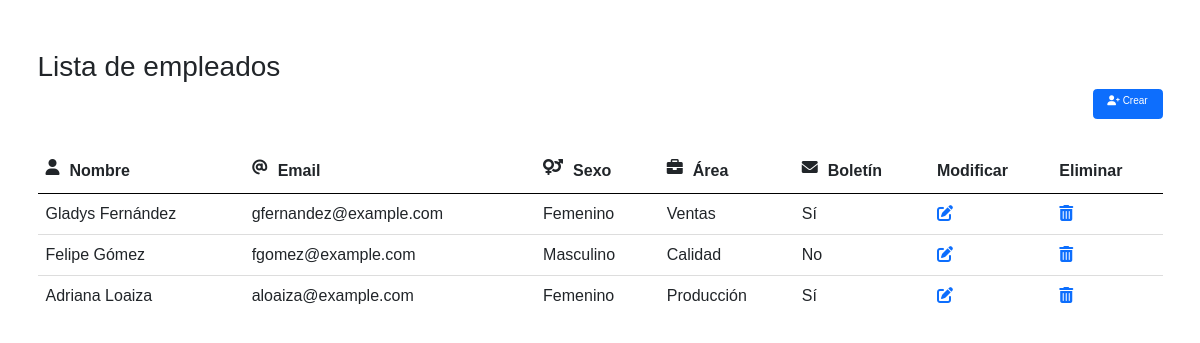
Page /tabla.php on the committed database.
### tables this page shows
CREATE TABLE `empleados` (
  `id` INT AUTO_INCREMENT NOT NULL,
  `nombre` VARCHAR(255) NOT NULL,
  `email` VARCHAR(255) NOT NULL,
  `sexo` CHAR(1) NOT NULL,
  `area_id` INT NOT NULL,
  `boletin` INT NOT NULL,
  `descripcion` TEXT NOT NULL,
  PRIMARY KEY (`id`),
  INDEX `fg_key_area_idx` (`area_id` ASC) VISIBLE,
  CONSTRAINT `fg_key_area`
    FOREIGN KEY (`area_id`)
    REFERENCES `areas` (`id`)
    ON DELETE NO ACTION
    ON UPDATE NO ACTION);

### tabla.php (the view, shortened to what this page needs)
<?php
$db = conectarBD();
$query2 = "SELECT id, nombre, email, sexo, area_id, boletin FROM empleados";
$result = $db->query($query2);
?>
<!DOCTYPE html>
<html lang="en">
<head>
    <link href="https://cdn.jsdelivr.net/npm/bootstrap@5.3.3/dist/css/bootstrap.min.css" rel="stylesheet">
    <link rel="stylesheet" href="/CSS/style.css">
    <link rel="stylesheet" href="https://cdnjs.cloudflare.com/ajax/libs/font-awesome/6.0.0-beta3/css/all.min.css">
</head>
<body>
    <div class="container">
        <section class="contenedor">
            <h2>Lista de empleados</h2>
            <div class="d-grid gap-2 d-md-flex justify-content-md-end">
            <a href="formulario.php" class="btn btn-primary" role="button">
            <i class="fa-solid fa-user-plus"></i>
                <span>Crear</span>
            </a>
            </div>
            <table >
                <thead>
                    <tr>
                        <th>
                            <div class="flex">
                            <i class="fa-solid fa-user"></i>
                                <span class="icon">Nombre</span>
                            </div>
                        </th>
                        <th>
                            <div class="flex">
                                <i class="fa-solid fa-at"></i>
                                <span class="icon">Email</span>
                            </div>
                        </th>
                        <th>
                            <div class="flex">
                                <i class="fa-solid fa-venus-mars"></i>
                                <span class="icon">Sexo</span>
                            </div>
                        </th>
                        <th>
                            <div class="flex">
                            <i class="fa-solid fa-briefcase"></i>
                                <span class="icon">Área</span>
                            </div>
                        </th>
                        <th>
                            <div class="flex">
                            <i class="fa-solid fa-envelope"></i>
                                <span class="icon">Boletín</span>
                            </div>
                        </th>
                        <th>
                            <span>Modificar</span>
                        </th>
                        <th>
                            <span>Eliminar</span>
                        </th>
                    </tr>
                </thead>
                <tbody>
                     <?php while ($row = $result->fetch_assoc()): ?>
                <tr>
                    <td><?php echo $row['nombre']; ?></td>
                    <td><?php echo $row['email']; ?></td>
                    <td><?php echo $row['sexo'] === 'F' ? 'Femenino' : 'Masculino'; ?></td>
                    <td>
                        <?php
                        switch ($row['area_id']) {
                            case 1: echo 'Ventas'; break;
                            case 2: echo 'Calidad'; break;
                            case 3: echo 'Producción'; break;
                        }
                        ?>
                    </td>
                    <td><?php echo $row['boletin'] == 1 ? 'Sí' : 'No'; ?></td>
                    <td>
                        <a href="/propiedades/modificar.php?id=<?php echo $row['id']; ?>">
                            <i class="fa-solid fa-pen-to-square"></i>
                        </a>
                    </td>
                    <td>
                        <a href="eliminar.php?id=<?php echo $row['id']; ?>">
                            <i class="fa-solid fa-trash-can"></i>
                        </a>
                    </td>
                </tr>
            <?php endwhile; ?>
                </tbody>
            </table>
        </section>
    </div>
</body>
</html>

### CSS/style.css (style rules this page uses)
html { font-size: 62.5%; box-sizing: border-box; }
*, *:before, *:after { box-sizing: inherit; }
body { font-family: 'Raleway', sans-serif; font-size: 1.6rem; }
h2 { font-size: 2.8rem; }
table { border-collapse: collapse; width: 100%; margin-top: 3rem; }
section { margin-top: 5rem; }
td { text-align: left; padding: 8px; border-top: 1px solid #ddd; }
th { text-align: left; padding: 1rem 8px ; border-bottom: 1px solid #000; }
.flex { display: flex; margin: 0; padding: 0; gap: 1rem; }
.btn { width: 7rem; fill: #D8EEF6; height: 3rem; }
.container { margin-top: 2rem; }

### rows in the picture
empleados: nombre "Gladys Fernández", email "gfernandez@example.com", sexo "Femenino", shows "Ventas", boletin "Sí"
empleados: nombre "Felipe Gómez", email "fgomez@example.com", sexo "Masculino", shows "Calidad", boletin "No"
empleados: nombre "Adriana Loaiza", email "aloaiza@example.com", sexo "Femenino", shows "Producción", boletin "Sí"
